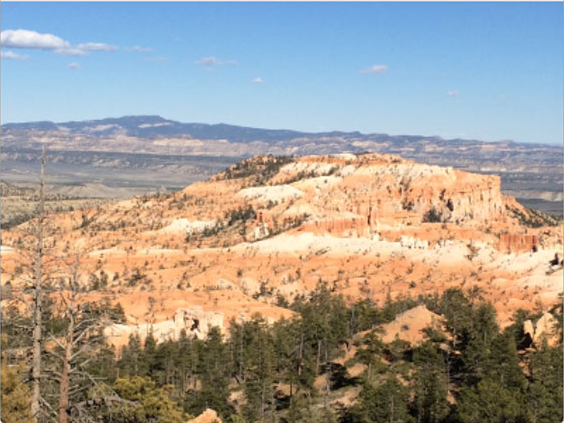
#> input picture sample_images/1l.png, 564 x 423 px
$ python stitch-imgs.py
#> lines starting #> are read from the running program, lines starting #| are printed output that depends on the picture
import cv2
from cv2 import KeyPoint
import matplotlib.pyplot as plt
import numpy as np
from argparse import ArgumentParser
from scipy.spatial.distance import cdist
from tqdm import tqdm
import json
import os
from skimage.feature import corner_harris, corner_subpix, corner_peaks

tomark_installed = True
try:
    from tomark import Tomark
except ImportError as e:
    tomark_installed = False


def compute_corner_harris(image: np.ndarray, save_path: str):

    _, ax = plt.subplots() # create a figure and an axes
    h_corners = corner_harris(image, k=0.02) # find Harris corners
    peaks = corner_peaks(h_corners, min_distance=15, threshold_rel=0.01) # find peaks
    sub_pix = corner_subpix(h_corners, peaks, window_size=10) # refine corners+
    ax.plot(
        peaks[:, 1],
        peaks[:, 0],
        color="cyan",
        marker="o",
        linestyle="None",
        markersize=6,
    )
    ax.plot(sub_pix[:, 1], sub_pix[:, 0], "+r", markersize=15)
    ax.imshow(image, cmap=plt.cm.gray) # plot the image
    plt.savefig(os.path.join(save_path, "corner_harris.png"))
    plt.clf()
    plt.close()

def draw_keypoints_on_img(
    gray_img: np.ndarray, rgb_img: np.ndarray, keypoints: list[KeyPoint]
):
    return cv2.drawKeypoints( # draw keypoints on image
        gray_img,
        keypoints,
        rgb_img.copy(),
        flags=cv2.DRAW_MATCHES_FLAGS_DRAW_RICH_KEYPOINTS,
    )


def read_img(path: str):
    img = cv2.imread(path)
    img_gray = cv2.cvtColor(img, cv2.COLOR_RGB2GRAY)
    img_rgb = cv2.cvtColor(img, cv2.COLOR_BGR2RGB)
    return img_gray, img_rgb

# [10 lines left out: function normalize, not called in this run]


def get_matches(
    left_descriptors: np.ndarray,
    right_descriptors: np.ndarray,
    left_keypoints: list[KeyPoint],
    right_keypoints: list[KeyPoint],
    top_matches: float = 0.05,
    method="correlation",
):
    left_keypoints = np.array(left_keypoints)
    right_keypoints = np.array(right_keypoints)
    max_desc_value = max(np.max(left_descriptors), np.max(right_descriptors))
    min_desc_value = min(np.min(left_descriptors), np.min(right_descriptors))
    left_descriptors = (left_descriptors - min_desc_value) / (
        max_desc_value - min_desc_value
    ) # normalize the descriptors
    right_descriptors = (right_descriptors - min_desc_value) / (
        max_desc_value - min_desc_value
    ) # normalize the descriptors
    # computes the distance between the normalized descriptors using cdist
    distances = cdist(left_descriptors, right_descriptors, method)
    sorting_indices = np.stack(
        (np.arange(len(distances)), np.argmin(distances, axis=1)), axis=1
    ) # get the indices of the sorted distances
    row_sorting = np.argsort(
        distances[sorting_indices[:, 0], sorting_indices[:, 1]]
    ) # sort the rows
    max_matches = int(len(sorting_indices) * top_matches)
    sorted_keypoint_indices = sorting_indices[row_sorting][:max_matches]
    selected_left_keypoints = left_keypoints[sorted_keypoint_indices[:, 0]]
    selected_right_keypoints = right_keypoints[sorted_keypoint_indices[:, 1]]
    matches = np.array(
        tuple( # get the matches
            selected_left_keypoints[i].pt + selected_right_keypoints[i].pt
            for i in range(len(selected_right_keypoints))
        )
    )
    return matches


def plot_matches(
    matches: np.ndarray,
    left_img: np.ndarray,
    right_img: np.ndarray,
    save_path: str,
):
    total_img = np.concatenate((left_img, right_img), axis=1) # concatenate the images
    match_img = total_img.copy()
    offset = total_img.shape[1] / 2
    _, ax = plt.subplots()
    ax.set_aspect("equal")
    ax.imshow(np.array(match_img).astype("uint8"))  # 　RGB is integer type

    ax.plot(matches[:, 0], matches[:, 1], "xr")
    ax.plot(matches[:, 2] + offset, matches[:, 3], "xr")

    ax.plot( # plot the matches
        [matches[:, 0], matches[:, 2] + offset],
        [matches[:, 1], matches[:, 3]],
        "r",
        linewidth=0.5,
    )
    plt.savefig(os.path.join(save_path, "matches.png"))
    plt.clf()
    plt.close()


def ransac(
    *,
    matches: np.ndarray,
    relative_sample_size: float,
    iters: int,
    distance_threshold: float,
    accuracy_threshold: float = 0.2,
) -> tuple[np.ndarray, np.ndarray, np.ndarray, np.ndarray, np.ndarray]:
    # sample size is computed and 10 is the minimum
    sample_size = max(10, int(len(matches) * relative_sample_size))
    print(f"{sample_size=}")
    # define accumulators
    models = []
    errors = []
    accuracies = []
    permuting_indices = []  # used to get the resulting out/in liers
    for _ in tqdm(range(iters)):
        permutation = np.random.permutation(len(matches)) # get a random permutation
        permuted_matches = matches[permutation] # permute the matches
        sample = permuted_matches[:sample_size] # get the sample
        remaining = permuted_matches[sample_size:] # get the remaining matches
        model = cv2.findHomography(sample[:, :2], sample[:, 2:], cv2.RANSAC)[0] # get the model
        if np.linalg.matrix_rank(model) > 0: # check if the model is invertible
            left = np.concatenate( # get the left and right images
                (remaining[:, :2], np.ones(remaining.shape[0])[:, None]),
                axis=1, # concatenate the images
            )
            # apply the model to all the points
            left_remaining_transformed = np.einsum("ij,kj->ki", model, left)
            left_remaining_transformed = ( # get the transformed points
                left_remaining_transformed[:, :2]
                / left_remaining_transformed[:, -1, None]
            )
            error = ( # get the error
                np.linalg.norm(
                    left_remaining_transformed - remaining[:, 2:], axis=1,
                )
                ** 2
            )
            # compute ratio between inliers and (inliers + outliers)
            accuracy = np.sum(error < distance_threshold) / len(matches)
            accuracies.append(accuracy)
            errors.append( # get the error
                error[error < distance_threshold].mean()
                if (error < distance_threshold).any()
                else float("inf")
            )
            models.append(model)
            permuting_indices.append(permutation)
    accepted_indices = np.flip(np.argsort(accuracies))[
        : max(int(accuracy_threshold * len(accuracies)), 1)
    ] # get the indices of the accepted models
    target_index = np.argmin(np.array(errors)[accepted_indices]) # get the index of the best model
    accuracy = accuracies[target_index]
    error_metric = errors[target_index]
    target_model = np.array(models)[accepted_indices][target_index]
    target_permutation = np.array(permuting_indices)[accepted_indices][
        target_index
    ] # get the permutation of the best model
    target_permuted_matches = matches[target_permutation]
    return ( # get the results
        target_model,
        target_permuted_matches[:sample_size],
        target_permuted_matches[sample_size:],
        accuracy,
        error_metric,
    )


def stitch_imgs_given_model(
    left_img: np.ndarray, right_img: np.ndarray, model: np.ndarray
):
    # convert to float and normalize to avoid noise
    left_img, right_img = (
        cv2.normalize( # normalize the images
            left_img.astype("float"), None, 0.0, 1.0, cv2.NORM_MINMAX
        ),
        cv2.normalize(
            right_img.astype("float"), None, 0.0, 1.0, cv2.NORM_MINMAX
        ),
    )
    # left image
    left_height, left_width, _ = left_img.shape
    left_sizes = np.array([left_width, left_height])
    # compute the corners
    corners = np.array( # get the corners
        [
            [0, 0, 1],
            [left_width, 0, 1],
            [left_width, left_height, 1],
            [0, left_height, 1],
        ]
    )
    # transform them
    corners_transformed = np.einsum("ij,kj->ik", model, corners)
    corners_transformed = corners_transformed[:2] / corners_transformed[2] # get the transformed corners
    mins = np.min(corners_transformed, axis=1) # get the minumum corners
    x_min, y_min = mins
    # compute the translation matrix
    translation_mat = np.array([[1, 0, -x_min], [0, 1, -y_min], [0, 0, 1]])
    new_model = np.einsum("ij,jk->ik", translation_mat, model) # get the new model
    # compute left img warped
    left_warped_size = np.round(np.abs(mins) + left_sizes).astype(int) # get the size of the warped image
    left_warped = cv2.warpPerspective( # get the warped image
        src=left_img, M=new_model, dsize=left_warped_size
    )
    # warp right img
    right_sizes = np.flip(right_img.shape[:2]) # get the sizes of the right image
    right_warped_size = np.round(np.abs(mins) + right_sizes).astype(int) # get the size of the warped image
    right_warped = cv2.warpPerspective( # get the warped image
        src=right_img, M=translation_mat, dsize=right_warped_size # get the warped image
    )
    # Select each pixel so that it comes either from left or right image according
    # to which image has non-black pixel.
    return np.array(
        tuple(
            tuple(
                (
                    left_warped[i, j] # get the pixel from the left image
                    if (
                        np.sum(left_warped[i, j]) > 0
                        and np.sum(right_warped[i, j]) == 0
                    )
                    else (
                        right_warped[i, j] # get the pixel from the right image
                        if (
                            np.sum(right_warped[i, j]) > 0
                            and np.sum(left_warped[i, j]) == 0
                        )
                        else (left_warped[i, j] + right_warped[i, j]) / 2 # get the pixel from the average
                    )
                )
                for j in range(right_warped.shape[1])
            )
            for i in range(right_warped.shape[0])
        )
    )[: right_warped.shape[0], : right_warped.shape[1]]


def stitch(
    *,
    left_img_path: str,
    right_img_path: str,
    do_plot=True,
    save_path: str = ".",
    top_matches: float = 100,
    ransac_iters: int = 100,
    ransac_sample_size: int = 20,
    ransac_distance_threshold: float = 0.1,
    ransac_accuracy_threshold: float = 0.1,
    distance_method: str = "eucledian",
    compute: bool = True,
):
    left_gray_img, left_rgb_img = read_img(left_img_path)
    right_gray_img, right_rgb_img = read_img(right_img_path)

    compute_corner_harris(left_gray_img, save_path)
    # corners are detected better on grayscale
    (left_keypoints, left_descriptors,) = cv2.SIFT_create().detectAndCompute( # get the keypoints and descriptors
        left_gray_img, None
    )
    (right_keypoints, right_descriptors,) = cv2.SIFT_create().detectAndCompute( # get the keypoints and descriptors
        right_gray_img, None
    )

    left_img_with_keypoints = draw_keypoints_on_img(
        left_gray_img, left_rgb_img, left_keypoints
    ) # get the image with keypoints
    right_img_with_keypoints = draw_keypoints_on_img(
        right_gray_img, right_rgb_img, right_keypoints
    ) # get the image with keypoints
    total_kp = np.concatenate(
        (left_img_with_keypoints, right_img_with_keypoints), axis=1
    ) # get the image with keypoints
    plt.imshow(total_kp)
    plt.savefig(os.path.join(save_path, "keypoints.png"))
    plt.clf()
    plt.close()

    matches = get_matches(
        left_descriptors,
        right_descriptors,
        left_keypoints,
        right_keypoints,
        top_matches=top_matches,
        method=distance_method,
    )
    plot_matches(matches, left_rgb_img, right_rgb_img, save_path)

    print(f"Found {len(matches)} matches.")

    model, inliers, outliers, accuracy_metric, error_metric = ransac(
        matches=matches,
        distance_threshold=ransac_distance_threshold,
        accuracy_threshold=ransac_accuracy_threshold,
        relative_sample_size=ransac_sample_size,
        iters=ransac_iters,
    ) # get the model
    # if do_plot:
    #    plot_ransac(model, inliers, outliers)
    if compute:
        stiched_img = stitch_imgs_given_model(
            left_rgb_img, right_rgb_img, model
        ) # get the stiched image
        plt.imshow(stiched_img)
        plt.savefig(os.path.join(save_path, "stitched.png"))

    return {"accuracy": accuracy_metric, "error": error_metric}


def print_resuts(args, results):
    # used to export results to markdown
    if tomark_installed:
        print("### Hyperparameters")
        print(
            Tomark.table(
                [
                    {
                        k.replace("_", " "): v
                        for k, v in args.items()
                        if "path" not in k
                    }
                ]
            )
        )
        print("### Results")
        print(Tomark.table([{k: round(v, 5) for k, v in results.items()}]))


# [21 lines left out: function experiment, not called in this run]


def main():
    parser = ArgumentParser() # get the arguments
    parser.add_argument(
        "left_img_path",
        type=str,
        help="Path to left image",
        nargs="?",
        default="./sample_images/1l.png",
    )
    parser.add_argument(
        "right_img_path",
        type=str,
        help="Path to right image",
        nargs="?",
        default="./sample_images/1r.png",
    )
    parser.add_argument(
        "--ransac-iters",
        type=int,
        default=10000,
        help="Number of iterations of the Ransac algorithm",
    )
    parser.add_argument(
        "--ransac-sample-size",
        type=float,
        default=0.2,
        help="Relative sample size of Ransac algorithm",
    )
    parser.add_argument(
        "--ransac-distance-threshold",
        type=float,
        default=0.1,
        help="Distance threshold used by Ransac to define inliers and outliers",
    )
    parser.add_argument(
        "--ransac-accuracy-threshold",
        type=float,
        default=0.01,
        help="Relative threshold applied to all models. For example a threshold of 0.1 will select 10 percent best models according to accuracy",
    )
    parser.add_argument(
        "--save-path",
        type=str,
        default="./out_imgs_new2",
        help="Where to save the plots",
    )
    parser.add_argument(
        "--distance-method",
        type=str,
        default="euclidean",
        choices=("euclidean", "correlation"),
        help="Distance method used to find the matches",
    )
    parser.add_argument(
        "--top-matches",
        type=float,
        default=0.04,
        help="Relative threshold applied to the matches. For example a threshold of 0.1 will select 10 percent closest matches.",
    )
    args = parser.parse_args()
    print(json.dumps(args.__dict__, indent=4))
    do_experiment = False
    if not do_experiment:
        results = stitch(**args.__dict__) # get the results
#> in read_img, img is the input picture: shape (423, 564, 3); mean B, G, R 147, 155.6, 161.8
#> call 2 of read_img, with path = './sample_images/1r.png'
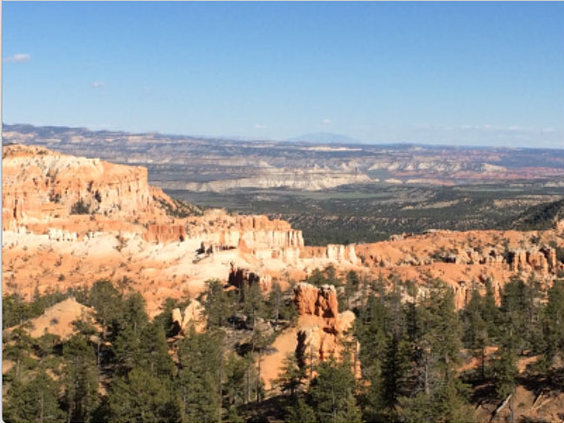
#> input picture sample_images/1r.png, 564 x 423 px
#> in read_img, img is the input picture: shape (423, 564, 3); mean B, G, R 138, 142.3, 143.9
#> in compute_corner_harris, `h_corners = corner_harris(image, k=0.02)`:
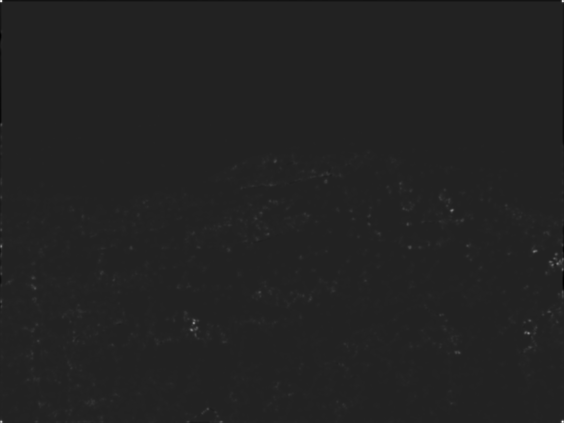
#> h_corners: shape (423, 564) float64; min -0.66, max 4.18, mean 0.00696; drawn with min black and max white
#> in compute_corner_harris, `peaks = corner_peaks(h_corners, min_distance=15, threshold_rel=0.01)`: peaks = 95 pairs, first value 152 to 404, second value 27 to 534
#> in compute_corner_harris, `sub_pix = corner_subpix(h_corners, peaks, window_size=10)`: sub_pix = 95 rows, first 8: [322.3, 193.6], [332.8, 527.2], [210, 451.4], [250.7, 534.3], [287.2, 33.87], [246.8, 409.4], [352.3, 457.3], [292.4, 259]
#> in stitch, `(left_keypoints, left_descriptors,) = cv2.SIFT_create().detectAndCompu..`: left_keypoints = 3400 keypoints; strongest (x, y, size): (555, 262, 4.5), (534, 249, 3.5), (457, 352, 2.4), (196, 322, 4.1)
#> in stitch, `(right_keypoints, right_descriptors,) = cv2.SIFT_create().detectAndCom..`: right_keypoints = 3107 keypoints; strongest (x, y, size): (201, 251, 4.2), (232, 248, 2.7), (182, 239, 3.4), (301, 337, 6.5)
#> in stitch, `total_kp = np.concatenate( (left_img_with_keypoints, right_img_with_ke..`:
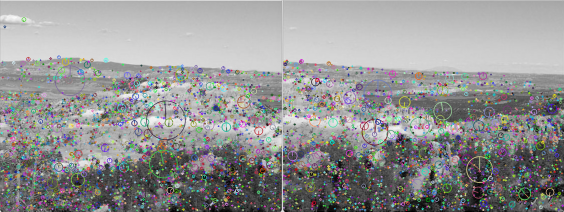
#> total_kp: shape (423, 1128, 3) (shown at 1/2 size); mean R, G, B 147.8, 148.1, 148
#> in get_matches, `max_desc_value = max(np.max(left_descriptors), np.max(right_descriptor..`: max_desc_value = 210
#> in get_matches, `min_desc_value = min(np.min(left_descriptors), np.min(right_descriptor..`: min_desc_value = 0
#> in get_matches, `distances = cdist(left_descriptors, right_descriptors, method)`:
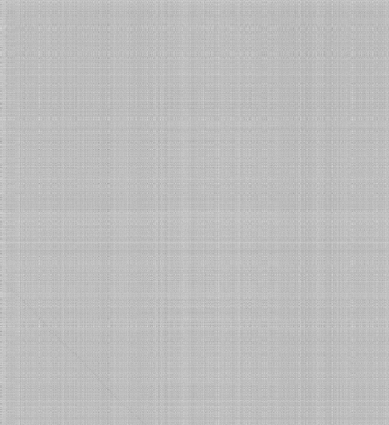
#> distances: shape (3400, 3107) float64 (shown at 1/8 size); min 0.101, max 3.31, mean 2.48; drawn with min black and max white
#> in get_matches, `sorting_indices = np.stack( (np.arange(len(distances)), np.argmin(dist..`: sorting_indices = 3400 pairs, first value 0 to 3399, second value 1 to 3105
#> in get_matches, `row_sorting = np.argsort( distances[sorting_indices[:, 0], sorting_ind..`: row_sorting = 3400 values, max 3399 at index 1030, min 0 at index 3329, mean 1699.5
#> in get_matches, `max_matches = int(len(sorting_indices) * top_matches)`: max_matches = 136
#> in get_matches, `sorted_keypoint_indices = sorting_indices[row_sorting][:max_matches]`: sorted_keypoint_indices = 136 pairs, first value 2295 to 3368, second value 80 to 1129
#> in get_matches, `matches = np.array( tuple(`: matches = 136 rows, first 6: [473.1, 250.2, 121.9, 241.1], [447.2, 175.6, 95.16, 167.4], [446.2, 135.7, 92.85, 126.9], [484.6, 316.7, 134.4, 306.5], [419.5, 171.9, 66.5, 163.5], [473.1, 250.2, 121.9, 241.1]
#> in plot_matches, `plt.savefig(os.path.join(save_path, "matches.png"))`:
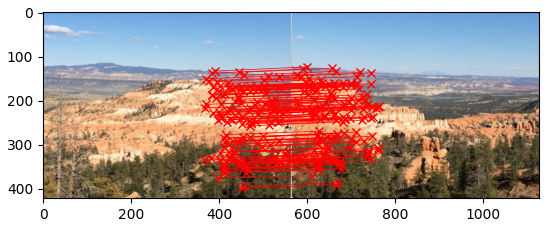
#> figure drawn by matplotlib, 1 panel
#| Found 136 matches.
#> in ransac, `sample_size = max(10, int(len(matches) * relative_sample_size))`: sample_size = 27
#| sample_size=27
#> the loop in ransac, `for _ in tqdm(range(iters)):` made 10000 passes
#> accuracy on passes 1 to 8: 0.625, 0.61, 0.625, 0.618, 0.544, 0.529, 0.61, 0.544
#> after the loop in ransac, `for _ in tqdm(range(iters)):`: accuracies = 10000 values, max 0.684 at index 1635, min 0.287 at index 427, mean 0.593; errors = 10000 values, max 0.0497 at index 2864, min 0.0243 at index 4702, mean 0.0351; models = 10000 items
#> in ransac, `accepted_indices = np.flip(np.argsort(accuracies))[ : max(int(accuracy..`: accepted_indices = 100 values, max 9796 at index 58, min 436 at index 77, mean 4297.3
#> in ransac, `target_index = np.argmin(np.array(errors)[accepted_indices])`: target_index = 81
#> in ransac, `accuracy = accuracies[target_index]`: accuracy = 0.603
#> in ransac, `error_metric = errors[target_index]`: error_metric = 0.0324
#> in ransac, `target_model = np.array(models)[accepted_indices][target_index]`: target_model = [[1.19, 0.0202, -428.1], [0.0544, 1.16, -34.7], [0.000342, 3.61e-06, 1]]
#> in ransac, `target_permutation = np.array(permuting_indices)[accepted_indices][ ta..`: target_permutation = 136 values, max 135 at index 117, min 0 at index 112, mean 67.5
#> in ransac, `target_permuted_matches = matches[target_permutation]`: target_permuted_matches = 136 rows, first 6: [456.2, 394.7, 107.4, 385.9], [527.8, 326.2, 176.3, 314.2], [424.4, 220.7, 72.43, 212.5], [419.1, 160.7, 66.61, 152.1], [500, 173.7, 146.7, 165], [487.2, 203.4, 135.1, 194.9]
#> in stitch, `model, inliers, outliers, accuracy_metric, error_metric = ransac( matc..`: model has the same summary as target_model in ransac; inliers = 27 rows, first 6: [456.2, 394.7, 107.4, 385.9], [527.8, 326.2, 176.3, 314.2], [424.4, 220.7, 72.43, 212.5], [419.1, 160.7, 66.61, 152.1], [500, 173.7, 146.7, 165], [487.2, 203.4, 135.1, 194.9]; outliers = 109 rows, first 6: [527.1, 216.4, 174, 206.8], [413.7, 293.2, 62.69, 286.3], [511.3, 144.1, 157.3, 135.9], [457.3, 352.1, 107.8, 343.4], [462, 363.7, 112.7, 354.7], [442.6, 340.2, 92.59, 332.3]; accuracy_metric = 0.603; error_metric = 0.0324
#> in stitch_imgs_given_model, `left_img, right_img = ( cv2.normalize( # normalize the images left_img..`:
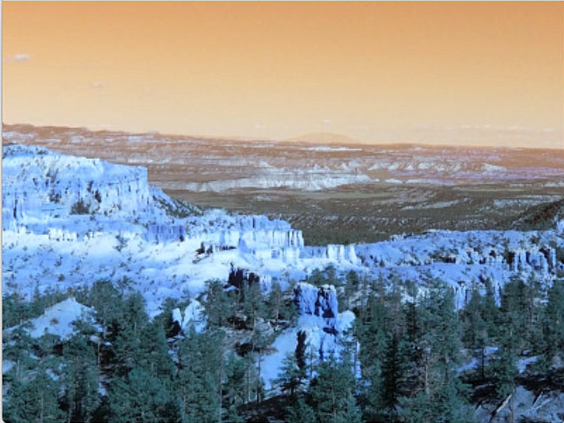
#> right_img: shape (423, 564, 3) float64; mean of channels 0, 1, 2 0.564, 0.558, 0.541; drawn as B, G, R
#> in stitch_imgs_given_model, `corners_transformed = np.einsum("ij,kj->ik", model, corners)`: corners_transformed = [[-428.1, 245.1, 253.6, -419.5], [-34.7, -4.02, 485.2, 454.5], [1, 1.19, 1.19, 1]]
#> in stitch_imgs_given_model, `corners_transformed = corners_transformed[:2] / corners_transformed[2]`: corners_transformed = [[-428.1, 205.5, 212.3, -418.9], [-34.7, -3.37, 406.3, 453.9]]
#> in stitch_imgs_given_model, `mins = np.min(corners_transformed, axis=1)`: mins = [-428.1, -34.7]
#> in stitch_imgs_given_model, `x_min, y_min = mins`: x_min = -428.1; y_min = -34.7
#> in stitch_imgs_given_model, `translation_mat = np.array([[1, 0, -x_min], [0, 1, -y_min], [0, 0, 1]])`: translation_mat = [[1, 0, 428.1], [0, 1, 34.7], [0, 0, 1]]
#> in stitch_imgs_given_model, `new_model = np.einsum("ij,jk->ik", translation_mat, model)`: new_model = [[1.34, 0.0217, 0], [0.0662, 1.16, 0], [0.000342, 3.61e-06, 1]]
#> in stitch_imgs_given_model, `left_warped_size = np.round(np.abs(mins) + left_sizes).astype(int)`: left_warped_size = [992, 458]
#> in stitch_imgs_given_model, `return np.array( tuple( tuple( ( left_warped[i, j]`:
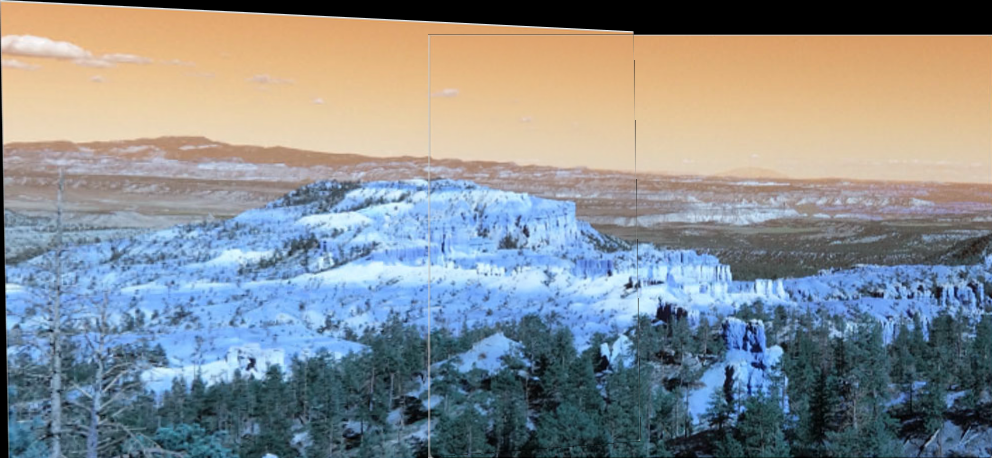
#> returned value: shape (458, 992, 3) float64; mean of channels 0, 1, 2 0.568, 0.555, 0.534; drawn as B, G, R
#> results = {'accuracy': 0.603, 'error': 0.0324}
        print_resuts(args.__dict__, results) # print the results
    else:
        experiment(args.__dict__)


if __name__ == "__main__":
    main()
